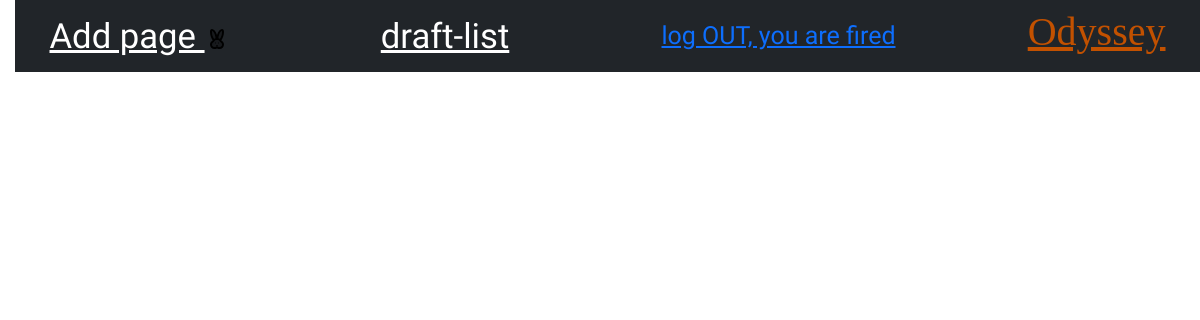
The page /drafts/ (signed in) on the database as committed earlier.
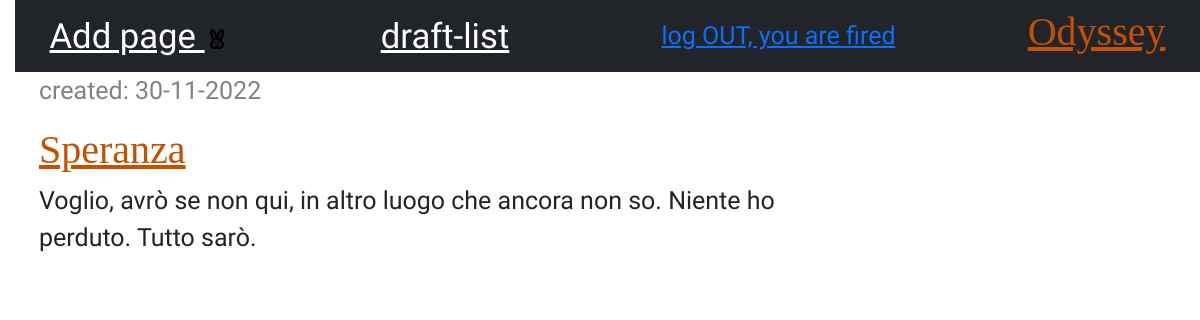
The same page on the database as committed later.
### blog/models.py (models this page shows, shortened)
class Post(models.Model):
	author=models.ForeignKey(settings.AUTH_USER_MODEL,on_delete=models.CASCADE)
	title=models.CharField(max_length=200)
	text=models.TextField()
	created_date=models.DateTimeField(default=timezone.now)
	published_date=models.DateTimeField(blank=True, null=True)

### blog/views.py (the view)
# urls.py: path('drafts/',views.post_draft_list, name='post_draft_list'),
def post_draft_list(request):
	posts=Post.objects.filter(published_date__isnull=True).order_by('created_date')
	return render(request,'blog/post_draft_list.html', {'posts':posts})

### blog/templates/blog/post_draft_list.html
{% extends 'blog/base.html' %}
{% block content%}
{% for post in posts %}
            <p class="date">created: {{ post.created_date|date:'d-m-Y' }}</p>
            <h1><a href="{% url 'blog:post_detail' pk=post.pk %}">{{ post.title }}</a></h1>
            <p>{{post.text|truncatechars:200}}</p>
{% endfor %}
{% endblock %}

Rows that differ between the two databases and show on the page:
added Post: created_date "30-11-2022", title "Speranza", text "Voglio, avrò se non qui, in altro luogo che ancora non so. Niente ho perduto. Tutto sarò."
